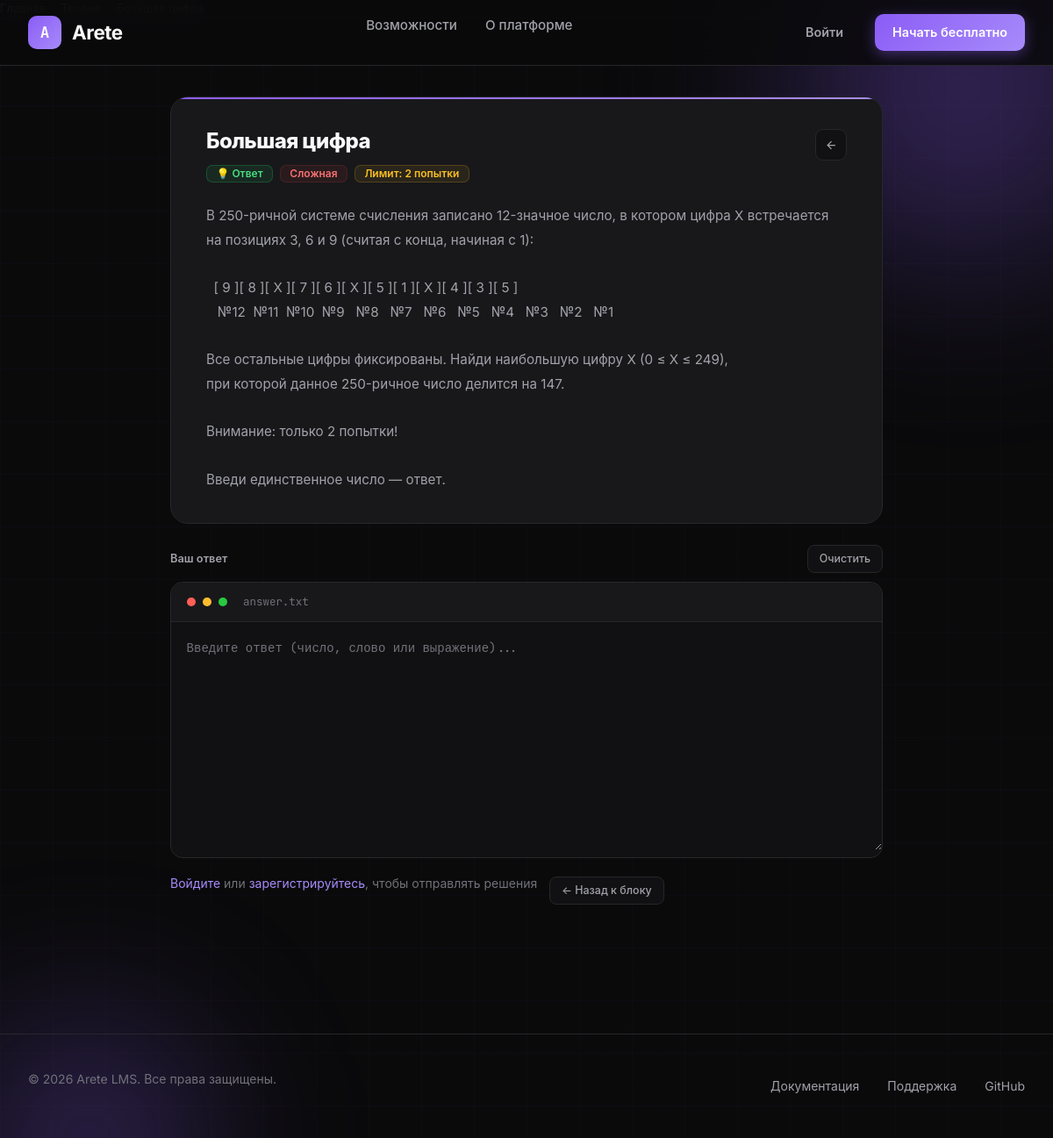
/task/1, run on the app's committed database.
### models.py (models this page shows, shortened)
class Task(db.Model):
    __tablename__ = "tasks"
    id = db.Column(db.Integer, primary_key=True)
    block = db.Column(db.String(50), nullable=False)
    title = db.Column(db.String(200), nullable=False)
    description = db.Column(db.Text, nullable=False)
    task_type = db.Column(db.String(50), nullable=False)
    expected_output = db.Column(db.Text, nullable=True)
    test_cases_json = db.Column(db.Text, nullable=True)
    difficulty = db.Column(db.String(20), default="medium")
    order_num = db.Column(db.Integer, default=0)
    max_score = db.Column(db.Integer, default=100)
    attempts_limit = db.Column(db.Integer, nullable=True)
    time_limit = db.Column(db.String(40), nullable=True)
    memory_limit = db.Column(db.String(40), nullable=True)
    input_format = db.Column(db.String(80), nullable=True)
    output_format = db.Column(db.String(80), nullable=True)
    submissions = db.relationship("Submission", backref="task", lazy=True)

### routes/web.py (the view, shortened to what this page needs)
@web_bp.route("/task/<int:task_id>")
def task(task_id):
    t = Task.query.get_or_404(task_id)
    block_info = BLOCKS.get(t.block, {})
    last_submission = None
    submissions_count = 0
    return render_template(
        "task.html",
        task=t,
        block_info=block_info,
        last_submission=last_submission,
        submissions_count=submissions_count,
    )

### templates/task.html (shortened to what this page needs)
{% extends "base.html" %}
{% block extra_css %}
<link rel="stylesheet" href="{{ url_for('static', filename='css/task.css') }}">
{% endblock %}
{% block content %}
<div class="task-page">
    <nav class="breadcrumb" aria-label="Навигация">
        <a href="{{ url_for('web.index') }}">Главная</a>
        <span class="breadcrumb-sep">/</span>
        <a href="{{ url_for('web.lms', block_key=task.block) }}">{{ block_info.name }}</a>
        <span class="breadcrumb-sep">/</span>
        <span>{{ task.title }}</span>
    </nav>
    <div class="task-card">
        <div class="task-header">
            <div class="task-title-area">
                <h1>{{ task.title }}</h1>
                <div class="task-badges">
                    <span class="badge badge-type-{{ task.task_type }}">
                        {% if task.task_type == 'python' %}🐍 Python
                        {% elif task.task_type == 'sql' %}🗄️ SQL
                        {% elif task.task_type == 'html' %}🌐 HTML/JS
                        {% elif task.task_type == 'answer' %}💡 Ответ
                        {% else %}{{ task.task_type }}{% endif %}
                    </span>
                    <span class="badge badge-{{ task.difficulty }}">
                        {% if task.difficulty == 'easy' %}Лёгкая
                        {% elif task.difficulty == 'medium' %}Средняя
                        {% elif task.difficulty == 'hard' %}Сложная
                        {% else %}{{ task.difficulty }}{% endif %}
                    </span>
                    {% if task.attempts_limit %}
                    <span class="badge" style="background:rgba(251,191,36,0.08);color:#fbbf24;border-color:rgba(251,191,36,0.2);">
                        Лимит: {{ task.attempts_limit }} попытки
                    </span>
                    {% endif %}
                </div>
            </div>
            <a href="{{ url_for('web.lms', block_key=task.block) }}" class="task-nav-btn" title="Назад к блоку">
                <svg width="15" height="15" viewBox="0 0 24 24" fill="none" stroke="currentColor" stroke-width="2"><path d="M19 12H5M12 19l-7-7 7-7"/></svg>
            </a>
        </div>
        <div class="task-description">{{ task.description }}</div>
    </div>
    <div class="editor-section">
        <div class="editor-toolbar">
            <span class="editor-toolbar-label">
                {% if task.task_type == 'python' %}Ваш код (Python)
                {% elif task.task_type == 'sql' %}Ваш SQL-запрос
                {% elif task.task_type == 'html' %}Ваш HTML/CSS/JS код
                {% elif task.task_type == 'answer' %}Ваш ответ
                {% else %}Решение{% endif %}
            </span>
            <div class="editor-actions">
                <button type="button" class="editor-btn" onclick="clearEditor()">Очистить</button>
            </div>
        </div>
        <div class="code-editor-wrap">
            <div class="code-editor-header">
                <span class="code-dot red"></span>
                <span class="code-dot yellow"></span>
                <span class="code-dot green"></span>
                <span class="editor-filename">
                    {% if task.task_type == 'python' %}solution.py
                    {% elif task.task_type == 'sql' %}query.sql
                    {% elif task.task_type == 'html' %}index.html
                    {% elif task.task_type == 'answer' %}answer.txt
                    {% else %}solution{% endif %}
                </span>
            </div>
            <textarea id="codeInput"
                placeholder="{% if task.task_type == 'python' %}# Напишите Python-код здесь...
import sys
input = sys.stdin.readline
def solve():
    pass
solve(){% elif task.task_type == 'sql' %}-- SQL-запрос здесь...
SELECT ...{% elif task.task_type == 'answer' %}Введите ответ (число, слово или выражение)...{% endif %}"
            >{% if last_submission and last_submission.code %}{{ last_submission.code }}{% endif %}</textarea>
        </div>
        <div class="submit-wrap">
            {% if current_user.is_authenticated %}
            {% set attempts_left = (task.attempts_limit - submissions_count) if task.attempts_limit else 999 %}
            <button type="button" class="submit-btn" id="submitBtn"
                {% if task.attempts_limit and submissions_count >= task.attempts_limit %}disabled{% endif %}
                onclick="submitSolution()">
                <span id="btnText">Отправить решение</span>
                <svg id="btnIcon" width="17" height="17" viewBox="0 0 24 24" fill="none" stroke="currentColor" stroke-width="2"><path d="M5 12h14M12 5l7 7-7 7"/></svg>
            </button>
            {% else %}
            <p class="login-note">
                <a href="{{ url_for('web.login') }}">Войдите</a> или <a href="{{ url_for('web.register') }}">зарегистрируйтесь</a>, чтобы отправлять решения
            </p>
            {% endif %}
            <a href="{{ url_for('web.lms', block_key=task.block) }}" class="editor-btn">← Назад к блоку</a>
        </div>
    </div>
</div>
{% endblock %}

### static/css/base.css (style rules this page uses)
* { margin: 0; padding: 0; box-sizing: border-box; }
:root { --bg-primary: #0a0a0b; --bg-secondary: #111113; --bg-card: #18181b; --bg-card-hover: #1f1f23; --text-primary: #fafafa; --text-secondary: #a1a1aa; --text-muted: #71717a; --accent-primary: #8b5cf6; --accent-secondary: #a78bfa; --accent-glow: rgba(139, 92, 246, 0.4); --border-color: #27272a; --success: #22c55e; --error: #ef4444; --warning: #f59e0b; }
html { scroll-behavior: smooth; }
body { font-family: 'Inter', -apple-system, BlinkMacSystemFont, sans-serif; background: var(--bg-primary); color: var(--text-primary); line-height: 1.6; overflow-x: hidden; min-height: 100vh; }
nav { position: fixed; top: 0; left: 0; right: 0; z-index: 100; padding: 1rem 2rem; background: rgba(10, 10, 11, 0.85); backdrop-filter: blur(20px); border-bottom: 1px solid var(--border-color); }

### static/css/task.css (style rules this page uses)
.task-page { max-width: 860px; margin: 0 auto; padding: 2.5rem 1.5rem 5rem; }
.breadcrumb { display: flex; align-items: center; gap: 0.4rem; font-size: 0.8rem; color: var(--text-muted); margin-bottom: 2rem; letter-spacing: 0.01em; }
.breadcrumb a { color: var(--text-muted); text-decoration: none; transition: color 0.2s; }
.breadcrumb-sep { opacity: 0.4; }
.task-card { background: var(--bg-card); border: 1px solid var(--border-color); border-radius: 20px; padding: 2.25rem 2.5rem; margin-bottom: 1.5rem; position: relative; overflow: hidden; }
.task-card::before { content: ''; position: absolute; top: 0; left: 0; right: 0; height: 2px; background: linear-gradient(90deg, var(--accent-primary), var(--accent-secondary)); }
.task-header { display: flex; align-items: flex-start; justify-content: space-between; gap: 1rem; margin-bottom: 1.5rem; flex-wrap: wrap; }
.task-title-area { flex: 1; }
.task-title-area h1 { font-size: 1.5rem; font-weight: 800; letter-spacing: -0.025em; margin-bottom: 0.75rem; }
.task-badges { display: flex; gap: 0.5rem; flex-wrap: wrap; }
.badge { display: inline-flex; align-items: center; gap: 0.3rem; padding: 0.2rem 0.65rem; border-radius: 7px; font-size: 0.75rem; font-weight: 600; border: 1px solid transparent; }
.badge-type-answer { background: rgba(34,197,94,0.1); color: #4ade80; border-color: rgba(34,197,94,0.25); }
.badge-hard { background: rgba(239,68,68,0.08); color: #f87171; border-color: rgba(239,68,68,0.15); }
.task-nav-btn { width: 36px; height: 36px; border-radius: 9px; border: 1px solid var(--border-color); background: var(--bg-secondary); color: var(--text-secondary); cursor: pointer; flex-shrink: 0; display: flex; align-items: center; justify-content: center; text-decoration: none; transition: all 0.2s; }
.task-description { color: var(--text-secondary); line-height: 1.8; font-size: 0.95rem; white-space: pre-wrap; }
.editor-section { margin-top: 1.5rem; }
.editor-toolbar { display: flex; align-items: center; justify-content: space-between; margin-bottom: 0.65rem; }
.editor-toolbar-label { font-size: 0.8rem; font-weight: 600; color: var(--text-secondary); }
.editor-actions { display: flex; gap: 0.5rem; }
.editor-btn { padding: 0.3rem 0.8rem; border-radius: 8px; font-size: 0.78rem; font-weight: 500; cursor: pointer; border: 1px solid var(--border-color); background: var(--bg-secondary); color: var(--text-secondary); transition: all 0.2s; text-decoration: none; display: inline-flex; align-items: center; }
.code-editor-wrap { background: var(--bg-secondary); border: 1px solid var(--border-color); border-radius: 14px; overflow: hidden; }
.code-editor-header { display: flex; align-items: center; gap: 0.5rem; padding: 0.75rem 1.1rem; background: var(--bg-card); border-bottom: 1px solid var(--border-color); }
.code-dot { width: 10px; height: 10px; border-radius: 50%; }
.code-dot.red { background: #ff5f56; }
.code-dot.yellow { background: #ffbd2e; }
.code-dot.green { background: #27ca40; }
.editor-filename { margin-left: 0.65rem; font-family: 'JetBrains Mono', monospace; font-size: 0.78rem; color: var(--text-muted); }
#codeInput { width: 100%; min-height: 260px; padding: 1.1rem; background: transparent; border: none; color: var(--text-primary); font-family: 'JetBrains Mono', monospace; font-size: 0.875rem; line-height: 1.7; resize: vertical; outline: none; box-sizing: border-box; }
#codeInput::placeholder { color: var(--text-muted); }
.submit-wrap { margin-top: 1.1rem; display: flex; gap: 0.875rem; align-items: center; flex-wrap: wrap; }
.login-note { font-size: 0.875rem; color: var(--text-muted); }
.login-note a { color: var(--accent-secondary); text-decoration: none; }

### data on the page
Task: title "Большая цифра", attempts_limit "2", description "В 250-ричной системе счисления записано 12-значное число, в котором цифра X встречается на позициях 3, 6 и 9 (считая с конца, начиная с 1): [ 9 ][ 8 ][ X ][ 7 ][ 6 ][ X ][ 5 ][ 1 ][ X ][ 4 ][ 3 ][ 5 ] №12 №11 №10 №9 №8 №7 №6 №5 №4 №3 №2 №1 Все остальные цифры фиксированы. Найди наибольшую цифру X (0 ≤ X ≤ 249), при которой данное 250-ричное число делится на 147. Внимание: только 2 попытки! Введи единственное число — ответ."
